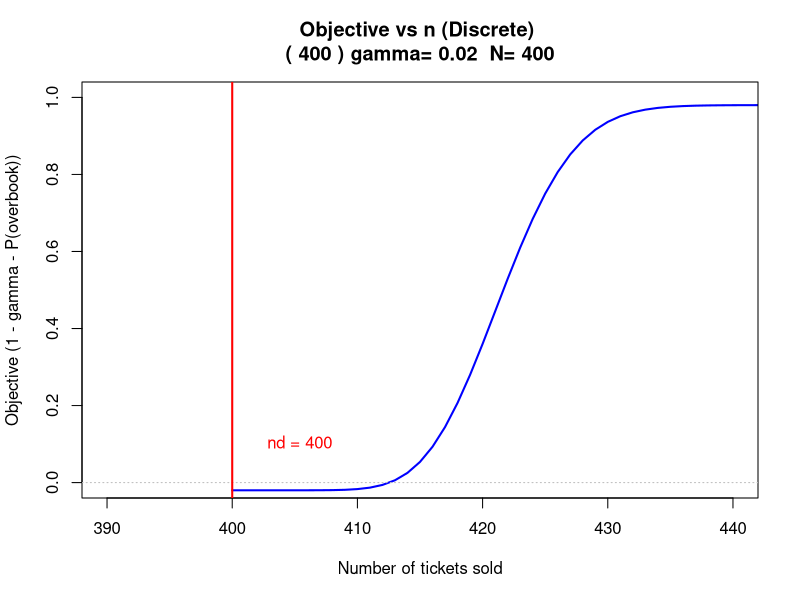
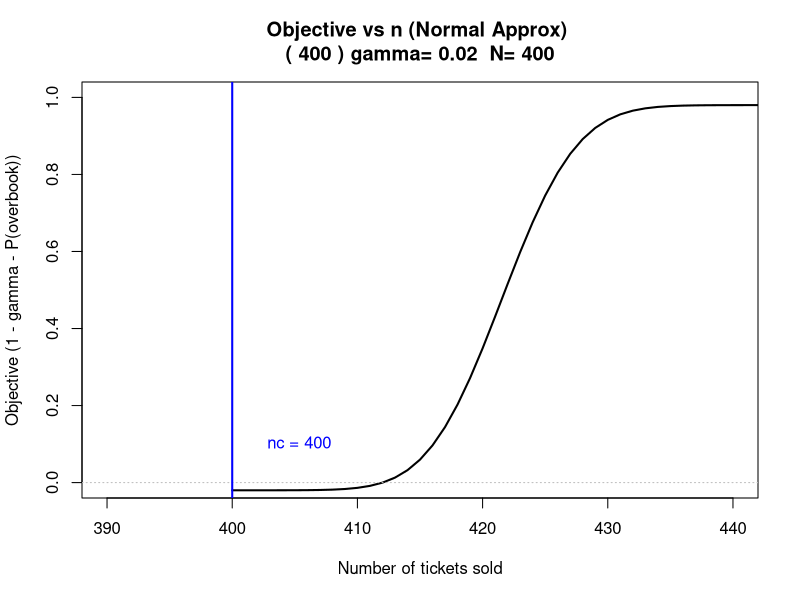

These figures' R source, in order:
## ---- chunk 1

## ---- chunk 2
ntickets <- function(N, gamma, p)
{
  # Let's handle the discrete case of the binomial first
  f_discrete <- function(n)
  {
    1-gamma-pbinom(N, size=n, prob=p)
  }# END OF f_discrete

  # Now to find the smallest n where the booking prob is <= gamma
  # I guess let's try purrr since it was introduced
  # **I HAVE ADDED PURRR TO MY IMPORTS IN MY DISCRIPTION FILE OF MY PROJECT**

  # The following line is sorta to the core of this entire project
  # detect_index comes from purr -> Packages -> Purrr and from there detect_index and detect both caught my eye
  # this could read as
  # "loop over n from N to 2N and find the first value that makes f_discrete(n) <= 0
  # and return that index of the element that did so"
  # notably this returns the index and not the value and this is the difference in detect and detect_index

  # This line effectively acts as a discrete root finder,
  # identifying where the objective function 1 - gamma - P(overbook) crosses zero.

  nd <- purrr::detect_index(N:(N*2), ~ f_discrete(.x) <= 0)

  if(nd!=0)
  {
    nd <- N+nd-1 # This will adjust the index for the value of n
  }
  else
  {
    nd <- NA
  }

  # Now we need to approximate the normal
  f_normal <- function(n)
  {
    mu <- n*p
    sigma <- sqrt(n*p*(1-p))
    1-gamma-pnorm((N+0.5-mu)/sigma) # this gets our bound right on this
    # GOTTA LOOK AT THE NUMBER LINE, this was a big deal when we looked at this in class
  } # END OF f_normal

  nc <- NA

  # Same idea that was used above for the discrete solution see that section for
  # reasoning

  index <- purrr::detect_index(N:(N*2), ~ f_normal(.x) <= 0)
  nc <- if(index == 0) NA else N+index-1


  # Cooking up the plots
  # Create separate plots for discrete and normal cases

  # Plot 1: Discrete (Binomial)
  n_vals<-seq(N,N*1.5,by=1)
  discrete_vals<-sapply(n_vals,f_discrete)

  plot(n_vals,discrete_vals,type="l",col="blue",lwd=2,
       ylim=c(0,1),xlim=c(N-10,N*1.1),
       ylab="Objective (1 - gamma - P(overbook))",
       xlab="Number of tickets sold",
       main=paste("Objective vs n (Discrete)",
                  "\n(",nd,") gamma=",gamma," N=",N))
  abline(h=0,col="grey",lty=3)
  abline(v=nd,col="red",lwd=2)
  text(nd+2,0.1,paste0("nd = ",nd),col="red",pos=4)

  # Plot 2: Normal Approximation
  normal_vals<-sapply(n_vals,f_normal)

  plot(n_vals,normal_vals,type="l",col="black",lwd=2,
       ylim=c(0,1),xlim=c(N-10,N*1.1),
       ylab="Objective (1 - gamma - P(overbook))",
       xlab="Number of tickets sold",
       main=paste("Objective vs n (Normal Approx)",
                  "\n(",round(nc,3),") gamma=",gamma," N=",N))
  abline(h=0,col="grey",lty=3)
  abline(v=nc,col="blue",lwd=2)
  text(nc+2,0.1,paste0("nc = ",round(nc,2)),col="blue",pos=4)



} # END OF Ntickets
ntickets(N=400, gamma=0.02, p=0.95)
